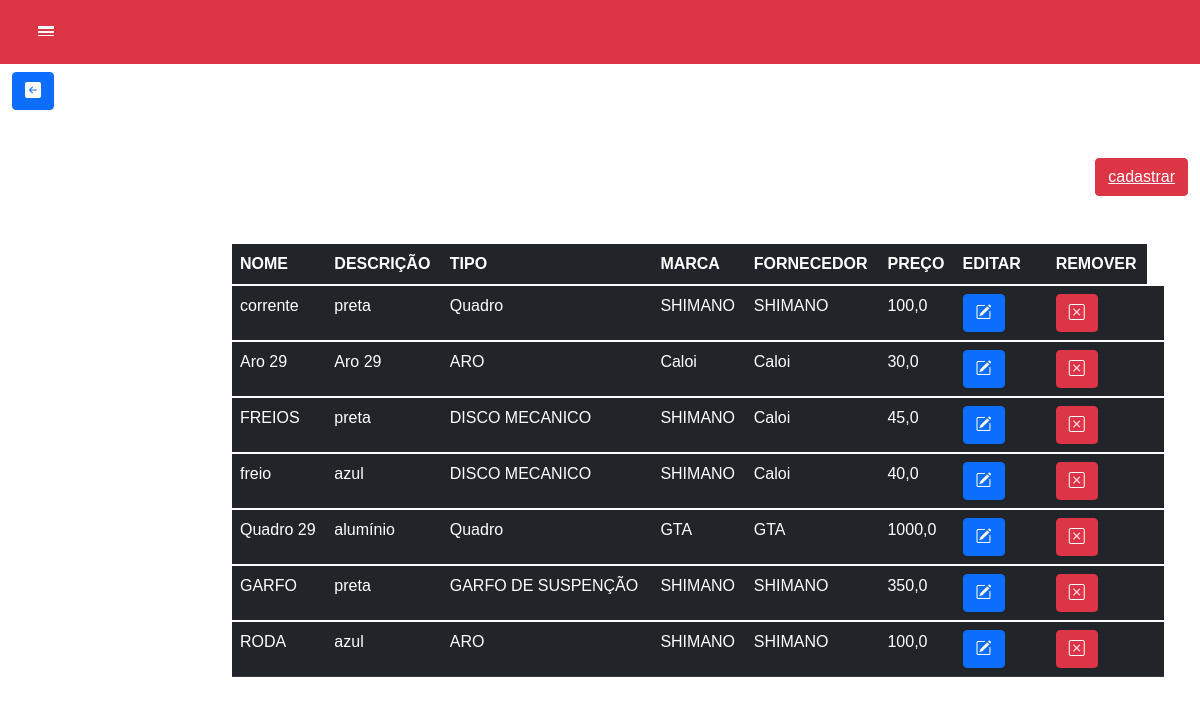
The page /lista_pecas/ (signed in) on the database as committed earlier.
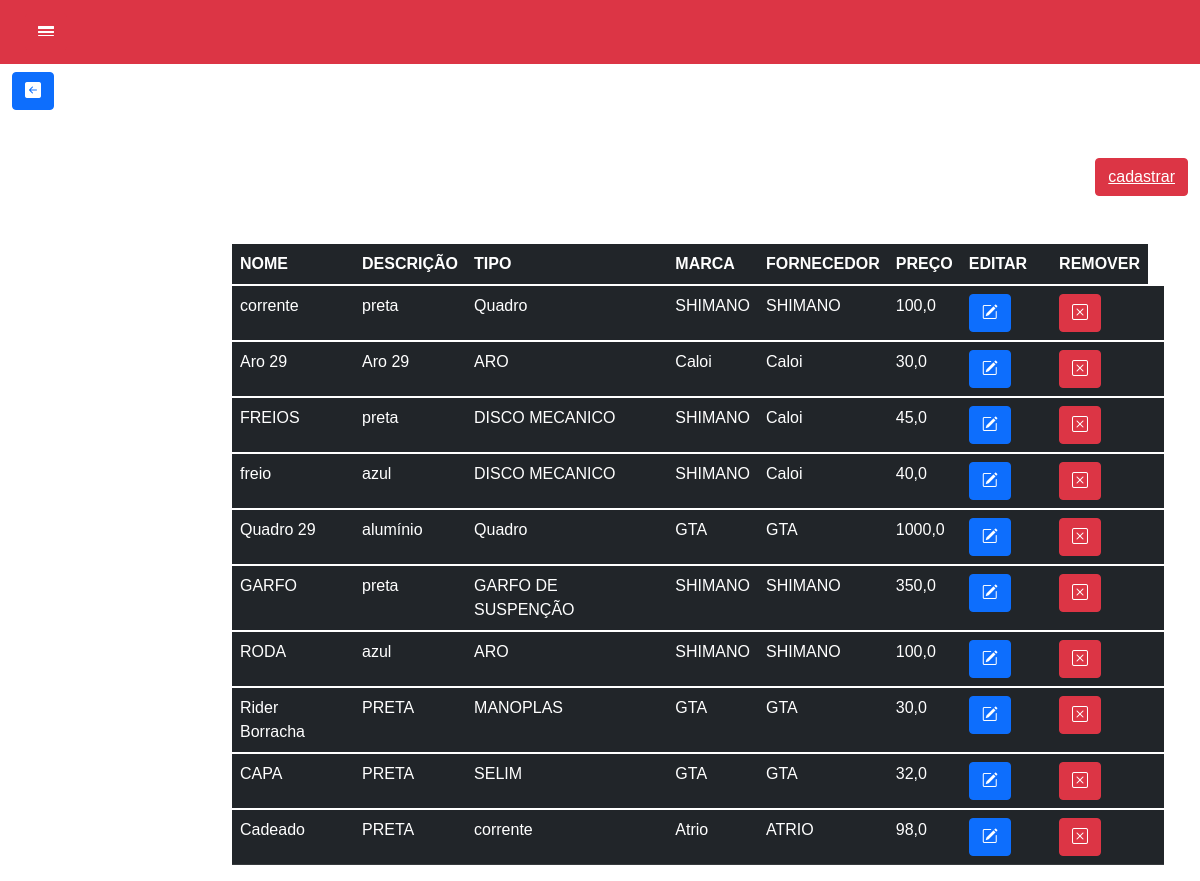
The same page on the database as committed later.
### core/models.py (models this page shows, shortened)
class pecas(models.Model):
   nome=models.CharField('Nome',max_length=100)
   data_cadastro=models.DateField('Data de cadastro',null=True, auto_now_add=False)
   descricao= models.CharField('Descrição', max_length=40)
   marca=models.CharField('Marca',max_length=100)
   fornecedor=models.CharField('Fornecedor',max_length=50)
   Tipo_pecas = models.ForeignKey(Tipo_pecas, on_delete=models.PROTECT)
   valor_venda = models.FloatField('Valor de venda')

class Tipo_pecas(models.Model):
   nome=models.CharField('Nome', max_length=100)
   marca=models.CharField('Nome',max_length=50)
   def __str__(self):
        return self.nome

### core/views.py (the view)
# urls.py: path('lista_pecas/', lista_pecas, name='lista_pecas'),
@login_required
def lista_pecas(request):
    Pecas=pecas.objects.all()
    contexto={
        'lista_pecas': Pecas
    }
    return render(request,'pecas.html',contexto)

### templates/pecas.html (shortened to what this page needs)
<!DOCTYPE html>
<html lang="en">
<head>
    <link href="https://cdn.jsdelivr.net/npm/bootstrap@5.1.3/dist/css/bootstrap.min.css" rel="stylesheet"
>
    <link rel="stylesheet" href="https://cdn.jsdelivr.net/npm/bootstrap-icons@1.10.3/font/bootstrap-icons.css">
</head>
<body>
    <nav class="navbar navbar-danger bg-danger fixed-top ">
        <div class="container-fluid">
          <button class="navbar-toggler" type="button" data-bs-toggle="collapse"
            data-bs-target="#navbarToggleExternalContent" aria-controls="navbarToggleExternalContent" aria-expanded="false"
            aria-label="Toggle navigation">
            <a class="btn btn-danger" data-bs-toggle="offcanvas" href="#offcanvasExample" role="button"
              aria-controls="offcanvasExample">
              <i class="bi bi-border-width"></i>
            </a>
          </button>
        </div>
      </nav><br>
      <div class=" container-fluid">
        <div class="row mt-5">
          <div class="col-12">
            <button type="button" class="btn btn-primary"><a  href="{% url 'perfil' %}"><i class="bi bi-arrow-left-square-fill"></i></a></button><td></td>
          </div>
        </div>
      </div>
    <div class="container-fluid">
        <div class="row mt-5">
            <div class="oi">
                <button type="button" class="btn btn-danger"><a  href="{% url 'cadastro' %}">cadastrar</a></button>
              </div>
            <div>
                <main class="col-md-9 ms-sm-auto col-lg-10 px-md-4 mt-5">
                    <table class="table table-dark">
                        <thead>
                            <tr>
                              <th scope="col">NOME</th>
                              <th scope="col">DESCRIÇÃO</th>
                              <th scope="col">TIPO</th>
                              <th scope="col">MARCA</th>
                              <th scope="col">FORNECEDOR</th>
                              <th scope="col">PREÇO</th>
                              <th scope="col">EDITAR</th>
                              <th scope="col"></th>
                              <th scope="col">REMOVER</th>
                            </tr>
                          </thead>
                          {% for pecas in lista_pecas %}
                          <tbody class="table-group-divider">
                            <tr>
                              <td>{{pecas.nome}}</td>
                              <td>{{pecas.descricao}}</td>
                              <td>{{pecas.Tipo_pecas}}</td>
                              <td>{{pecas.marca}}</td>
                              <td>{{pecas.fornecedor}}</td>
                              <td>{{pecas.valor_venda}}</td>
                              <td><button type="button" class="btn btn-primary"><a  href="{% url 'atualizar' pecas.id %}"><i class="bi bi-pencil-square"></i></a></button><td>
                              <td><button type="button" class="btn btn-danger"><a  href="{% url 'deletar' pecas.id %}"><i class="bi bi-x-square"></i></a></button><td>
                            </tr>
                           <div>
                            {% empty %}
                            Nenhum tipos de peças cadastradas</p>
                            {% endfor %}
                           </div>
                         </tbody>
                      </table>
            </div>
        </div>
     </div>
</body>
</html>

### templates/pecas.html (style rules this page uses)
a { color: white; }
.oi { text-align: right; }
body { background: linear-gradient(45deg, #ffffff , #ffffff ); font-famil: 'Gill Sans', 'Gill Sans MT', calibri, 'Trebuchet MS', sans-serif; background-image: url('https://img.freepik.com/fotos-premium/fundo-de-pecas-sobressalentes-de-bicicleta_263357-2544.jpg'); background-size: cover; background-repeat: no-repeat; font-family: Arial, Helvetica, sans-serif; height: 100%; width: 100%; }

Rows that differ between the two databases and show on the page:
added pecas: nome "Rider Borracha", descricao "PRETA", Tipo_pecas "MANOPLAS", marca "GTA", fornecedor "GTA", valor_venda "30,0"
added pecas: nome "CAPA", descricao "PRETA", Tipo_pecas "SELIM", marca "GTA", fornecedor "GTA", valor_venda "32,0"
added pecas: nome "Cadeado", descricao "PRETA", Tipo_pecas "corrente", marca "Atrio", fornecedor "ATRIO", valor_venda "98,0"
